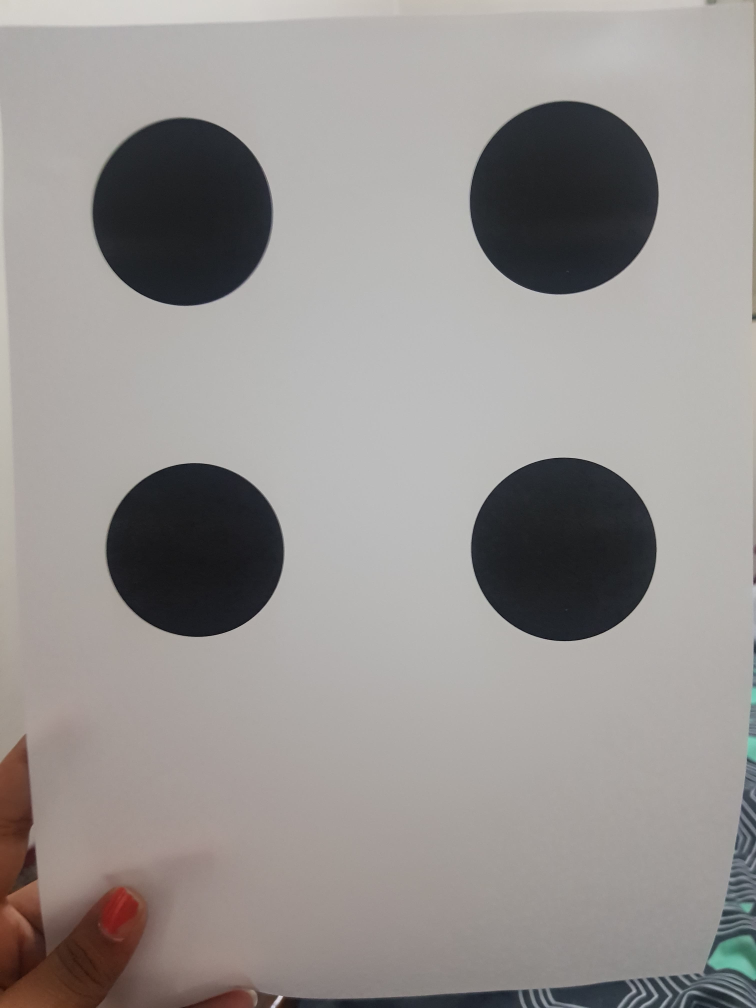
%> input picture straight1.jpg, 3024 x 4032 px (shown at 1/4 size)
$ octave visualServoing.m   (GNU Octave 9; MATLAB toolbox functions it lacks are replaced by stand-ins)
%> lines starting %> are read from the running program, lines starting %| are printed output that depends on the picture
### FuncLx.m
function [Lx] = FuncLx(x,y,Z)

Lx = zeros(2,6);

Lx(1,1) = -1/Z;
Lx(1,2) = 0;
Lx(1,3) = x/Z;
Lx(1,4) = x*y;
Lx(1,5) = -(1+x^2);
Lx(1,6) = y;

Lx(2,1) = 0;
Lx(2,2) = -1/Z;
Lx(2,3) = y/Z;
Lx(2,4) = 1+y^2;
Lx(2,5) = -x*y;
Lx(2,6) = -x;

### visualServoing.m
%% Feature detection
close all
clear all


p = imread('straight1.jpg');
img = rgb2gray(p);
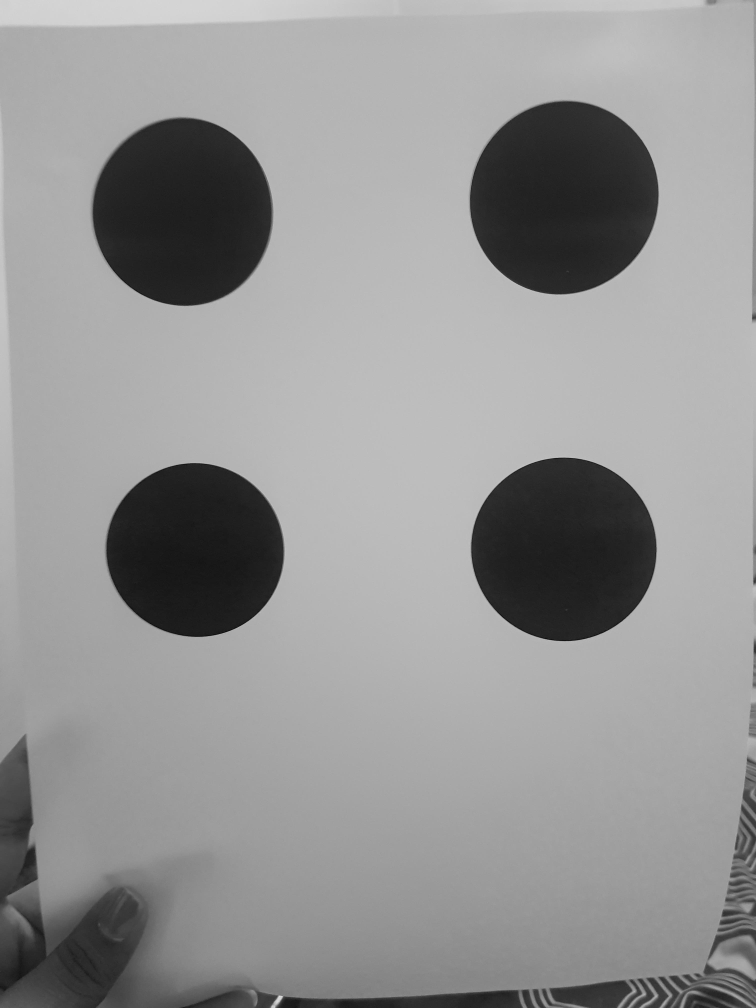
%> img: size 4032x3024 uint8 (shown at 1/4 size); min 0, max 234, mean 148

% Calculate corner points using Harris Feature detector
cp = detectHarrisFeatures(img);
%> cp = 599 points; strongest (x, y): (1131, 3986), (1117, 3984), (2139, 1852), (952, 2507), (2675, 3985)

cp.Location
%> ans = 599 rows, first 12: [73 3561; 103 3541; 122 3325; 127 3238; 134 3296; 137 3523; 140 3406; 146 3518; 148 3518; 151 3517; 384 4031; 415 1017]
cp.plot

%% Control

f = 400;
p = length(img)/2;
%> p = 2016
Z = 50;
l = 0.1; %lambda

% Populate Observation vector using values from "feature detection section"
% Populate target vector using image size (define your own target size for
% the square)

%% image_1.png
% Target = [250,250;
%           250,750;
%           750,250;
%           750,750];
%
% Obs = [ 100.4890,  100.4890;
%         100.4890,  598.5110;
%         598.5110,  100.4890;
%         598.5110,  598.5110;];

%% image_2.png
Target = [  446,946;
            446,446;
            946,946;
            946,446

    ];

Obs = [313.5,    547.7;
    599.0,    140.2;
    720.9,    833.3;
    1006.4 ,   425.7;];

%%
xy = (Target-p)/f;
Obsxy = (Obs-p)/f;

%%
n = length(Target(:,1));

Lx = [];
for i=1:n;
    Lxi = FuncLx(xy(i,1),xy(i,2),Z);
    Lx = [Lx;Lxi];
end

%%
e2 = Obsxy-xy;
e = reshape(e2',[],1);
de = -e*l;

%%
Lx2 = inv(Lx'*Lx)*Lx';
Vc = -l*Lx2*e

$ run again, with left.jpg copied over straight1.jpg
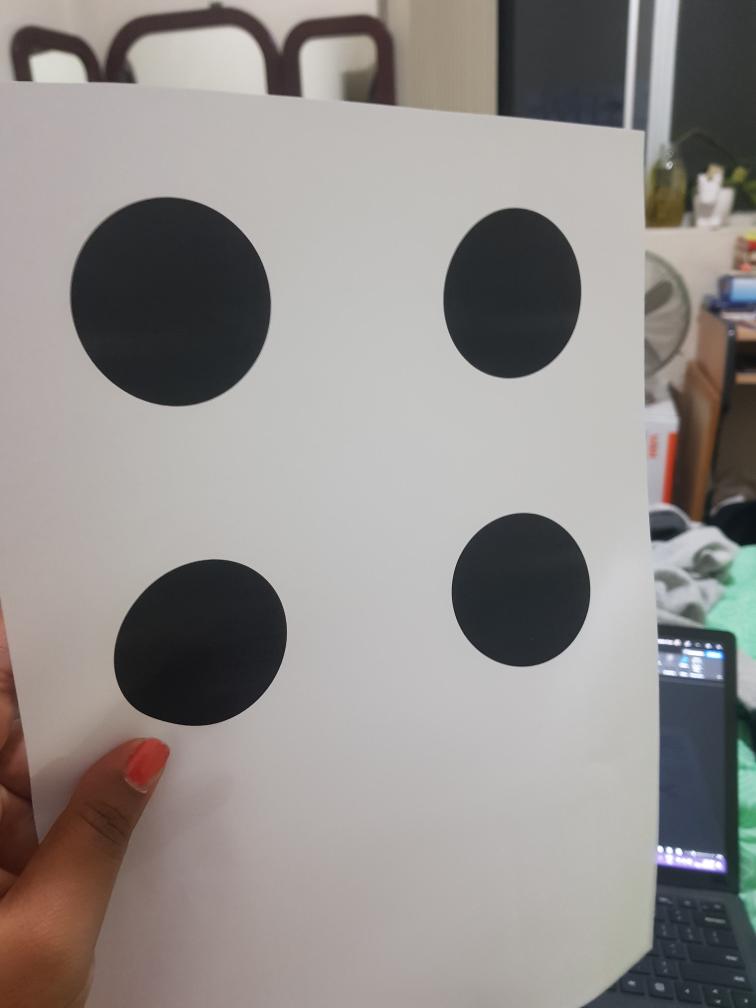
%> input picture left.jpg, 3024 x 4032 px (shown at 1/4 size)
%> `img = rgb2gray(p);`:
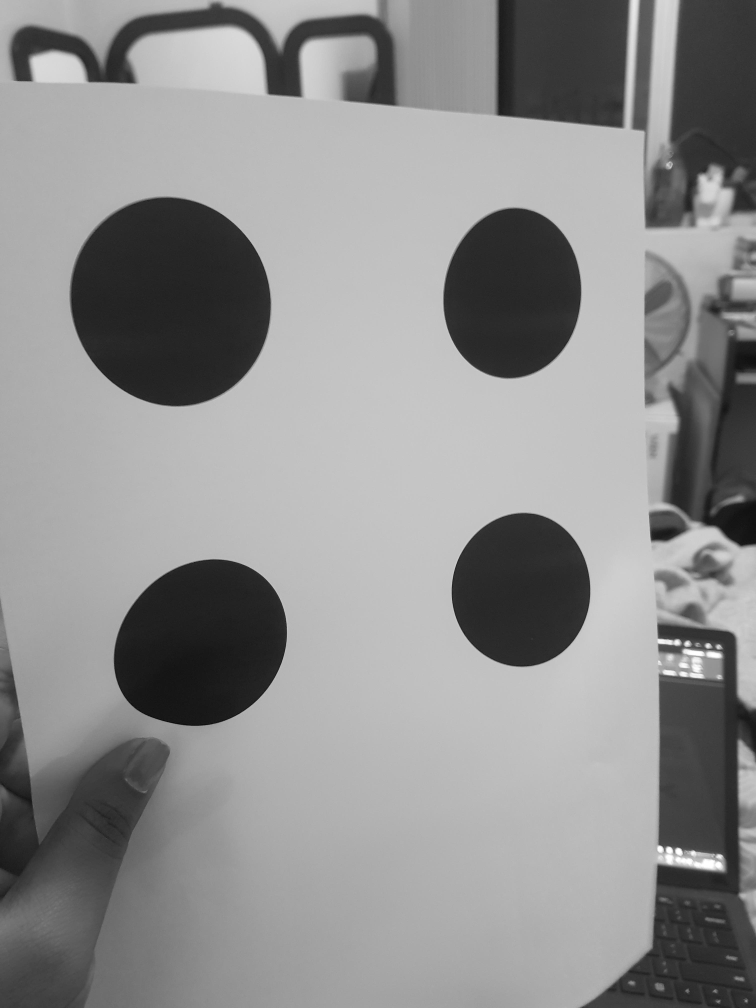
%> img: size 4032x3024 uint8 (shown at 1/4 size); min 0, max 255, mean 142
%> cp = 1748 points; strongest (x, y): (764, 2252), (2633, 2553), (1922, 2606), (1880, 2165), (369, 1442)
%> ans = 1748 rows, first 12: [1 2400; 1 2414; 2 2410; 3 2405; 6 3138; 15 3143; 48 2679; 48 2688; 51 2676; 52 2684; 54 2698; 56 2722]
